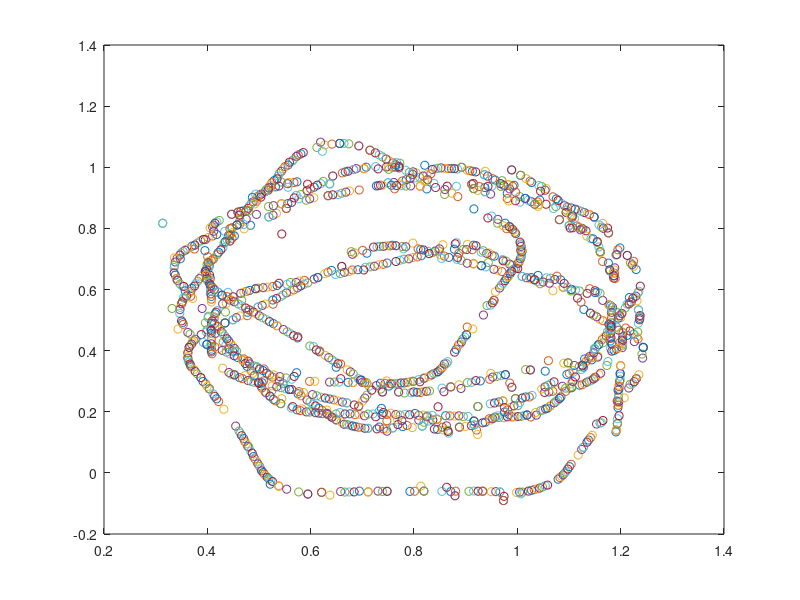

MATLAB code to generate this figure:
clear all
clc;
close all;

mode = 1;

% Robot wheel length
s.L = 0.612;
s.W = 0.0195;
% Position of Beacon1
s.B1 = [0, 0];                  
% Position of Beacon2
s.B2 = [0, 0.54];

s.x = [1.2;0.13;0.5];
% State transition matrix
s.A = [1, 0, 0.1;
       0, 1, 0.1;
       0, 0, 1];
% Define a process noise:
s.Q = 1e-10*eye(3);

% Observation Matrix
s.H = [0.1, 0.1,0;
       0.1, 0.1,0;
       0,0, 1];
% Define a measurement error :
s.R = 10*[1,0,0;
       0,1,0;
       0,0,0.1];
   
% Do not define any system input (control) functions:
s.B = 0;
s.u = 0;
% Do not specify an initial state:
s.P = 10e6*eye(3);

% Sensor data
% [fname, fpath] = uigetfile(...
%     {'*.txt', '*.*'}, ...
%     'Pick a file');

data = load('log.txt');
[row, column] = size(data);

% Calibrate north angle paraell with x axis
for i = 1:row
    if (data(i,4) > 115) && (data(i,4) <= 180)    
        data(i,4) = data(i,4) - 115;        
    else
        data(i,4) = data(i,4) + 245;
    end       
end

data(:,4)=data(:,4)/180*pi;
% Left, Right Wheel running distance
data(:,5:6) = (data(:,5:6)/512)*(1/28)*(12/30)*pi*s.W;

if mode == 1
    data(:,2:3) = data(:,2:3).^2;
elseif mode ==2
    data(:,2:3) = data(:,2:3).^2  - 0.40.^2;
end

% + 0.01*randn(size(data(:,2:3))); %distance noise

% Save the analysis data to txt format
fileID = fopen('exp.txt','w');
fprintf(fileID,'%f %f %f %f %f %f\n',data');

aa=[];
figure
if mode == 1
    for i=1:row
       y = (data(i,2) - data(i,3) + 0.54.^2)/(2*0.54);
       x = sqrt(data(i,2) - 0.54.^2 - y.^2);    
    %    %x = abs(x);
    %    if ~isreal(x)
    %       aa=[aa,i];
    %    end
       plot(x,y,'o');
       %pause(0.01);
       hold on;
    end
elseif mode == 2     
    for i=1:row
        s.z = data(i,2:4)';
        s.z1 = data(i,4:6);
        X = kalmanf_robot(s);
        x = X.x(1); y = X.x(2);
        plot(x,y,'-o');
        %pause(0.01);
        hold on;
    end
end

% data = load('log1.txt');
% data(aa,:)=[];
